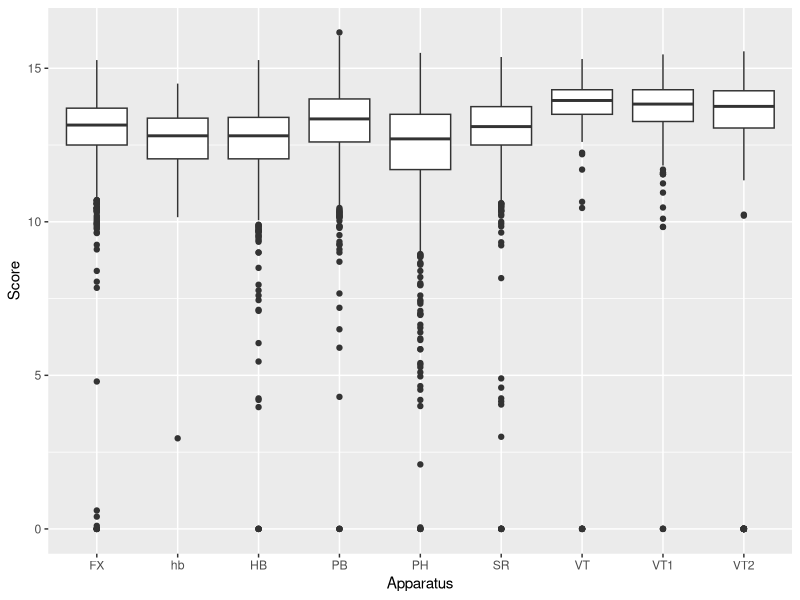
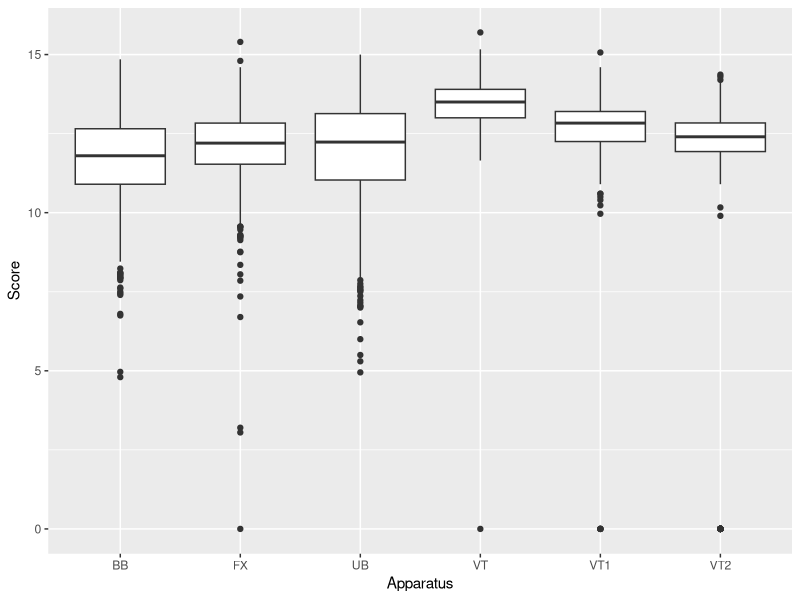

Write the R code that produced these figures, in order.
# Connor Bryson Initial Analysis

# Desktop WD
setwd("C:/Users/cdbry/Desktop/Sports Analytics/Competitions/2024 Uconn Data Challenge/2024-UCSAS-Data-Challenge/submission/Connor Bryson and Chin-Yu Wu IUPUI Submission")

# Laptop WD


# OBJECTIVE: Create a Model that compares expected medal counts with different combinations of 5 team members





# Loading Packages
library(tidyverse)

dat <- read_csv("./cleandata/data_2022_2023.csv")

glimpse(dat)






# Removing Rows Where Player did not Compete
dat <- dat |> 
  filter(!is.na(Score))






# Women and Men datasets

women <- dat |> 
  filter(Gender == "w")

men <- dat |> 
  filter(Gender == "m")   



dat |> 
  group_by(Rank, FirstName, LastName,Country, Competition, Apparatus) |>
  arrange(by = desc(Rank)) |> 
  summarise(count = n(),
            best_score = max(Score)) |> 
  print(n = 50)


dat |> 
  group_by(Competition, Apparatus, Score) |> 
  arrange(Rank, desc(Score)) |> 
  select(FirstName, LastName, Country, Competition, Rank, Score) |> 
  print(n = 50)





# Men ---------------------------------------------------------------------

# Men's Apparatus'
# "HB"  "PH"  "FX"  "PB"  "SR"  "VT1" "VT"  "VT2" "hb" 

men |> 
ggplot(mapping = aes(x = Apparatus, y = Score))+
  geom_boxplot()

# Men's Rounds 
# "qual"      "AAfinal"   "TeamFinal" "final"     "AAqual" 

men_qual <- men |> 
  filter(Round == "qual")


unique(men$Round)





# Women -------------------------------------------------------------------

# Women's Apparatus'
# "BB"  "FX"  "UB"  "VT1" "VT"  "VT2"



women |> 
  ggplot(mapping = aes(x = Apparatus, y = Score))+
  geom_boxplot()

unique(women$Apparatus)

write.csv(women, "women_2022_2023.csv")


?write.csv

